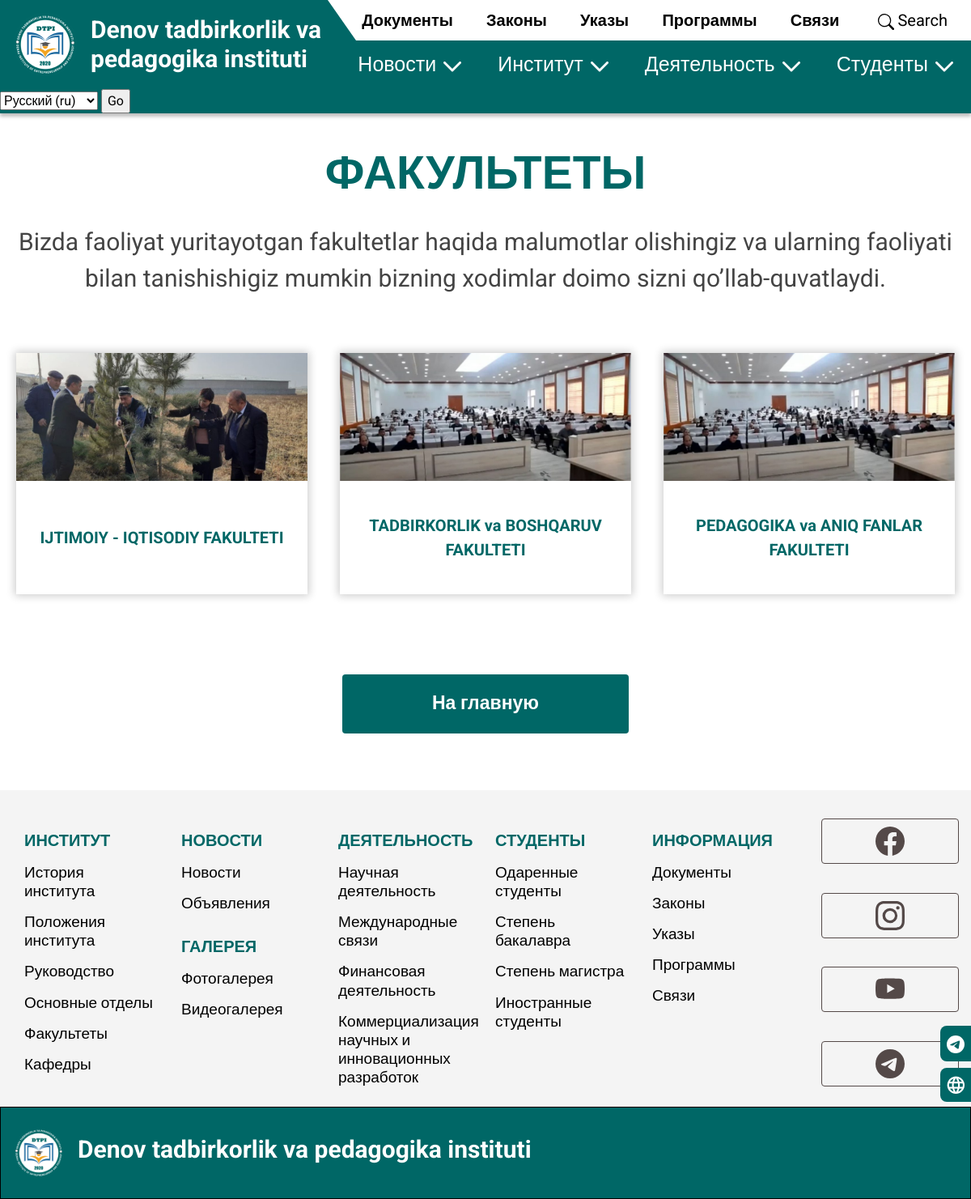
Screenshot of /ru/facultets/ with the database file from the repository.
### main/models.py (models this page shows, shortened)
class Facultets(models.Model):
    icon = models.ImageField(upload_to='pages/', verbose_name="Главная фотка")
    name = models.CharField(max_length=255, verbose_name="Название")
    image = models.ImageField(upload_to='pages/', verbose_name="Излбражение")
    boss = models.CharField(max_length=255, verbose_name="Глава Факультета")
    time = models.CharField(max_length=255, null=True, blank=True, verbose_name="Время приема")
    phone = models.CharField(max_length=255, verbose_name="Номер телефона")
    email = models.CharField(max_length=255, verbose_name="адрес электронной почты")
    location = models.CharField(max_length=255, verbose_name="место")
    content = RichTextUploadingField(verbose_name="Текст")
    more = RichTextUploadingField(null=True, blank=True, verbose_name="Больше информации")
    class Meta:
        verbose_name = 'факультет'
        verbose_name_plural = 'Факультеты'

### main/views.py (the view)
# urls.py: path('facultets/', facultets, name="facultets"),
def facultets(request):
    content = Facultets.objects.all()
    return render(request, 'facultets.html', {'content': content})

### templates/facultets.html (shortened to what this page needs)
{% extends 'base.html' %} {% load static %}
{% block content %}
    <section class="section-facultet-page" id="top">
        <section class="section-facultet">
            <div class="container-xl">
                <h2 class="text-center title">ФАКУЛЬТЕТЫ</h2>
                <div class="descr">
                    Bizda faoliyat yuritayotgan fakultetlar haqida malumotlar olishingiz va ularning faoliyati bilan
                    tanishishigiz mumkin bizning xodimlar doimo sizni qo’llab-quvatlaydi.
                </div>
                <div class="content">
                    <nav>
                        <div class="nav nav-tabs row row-cols-2 row-cols-lg-3 facultet " id="nav-tab" role="tablist">
                            {% for c in content %}
                                <a class="nav-link "
                                   onclick="document.querySelector('.section-facultet-content').classList.remove('d-none');setTimeout(() => {document.getElementById('nav-tabContent').scrollIntoView();}, 100); "
                                   id="nav-{{ c.id }}-tab" data-toggle="tab" href="#nav-{{ c.id }}" role="tab"
                                   aria-controls="nav-{{ c.id }}" aria-selected="true">
                                    <div class="box d-flex flex-column justify-content-between align-items-center">
                                        <img src="{{ c.icon.url }}" class="img-fluid " alt="">
                                        <div class="title ">
                                            {{ c.name }}
                                        </div>
                                    </div>
                                </a>
                            {% endfor %}
                        </div>
                    </nav>
                    <div class="text-center">
                        <a href="{% url 'home' %}" class="btn">На главную</a>
                    </div>
                </div>
            </div>
        </section>
    </section>
{% endblock %}

### main/static/css/base.css (style rules this page uses)
body { font-family: 'Roboto', sans-serif; overflow-x: hidden; min-height: 100vh; display: -webkit-box; display: -ms-flexbox; display: flex; -webkit-box-orient: vertical; -webkit-box-direction: normal; -ms-flex-direction: column; flex-direction: column; -webkit-box-pack: justify; -ms-flex-pack: justify; justify-content: space-between; }
html { scroll-behavior: smooth !important; overflow-x: hidden; }
h2, .h2 { font-size: 57px; font-weight: 700; }
.section-facultet-page { padding-top: 110px; }
.section-facultet-page .section-facultet { padding-top: 70px; padding-bottom: 70px; -webkit-box-shadow: 0px 4px 4px rgba(0, 0, 0, 0.25); box-shadow: 0px 4px 4px rgba(0, 0, 0, 0.25); }
.section-facultet-page .section-facultet h2 { color: #006766; }
.section-facultet-page .section-facultet .descr { font-size: 30px; color: #444444; text-align: center; padding-top: 20px; }
.section-facultet-page .section-facultet .content .facultet { border: 0; padding-top: 50px; padding-bottom: 70px; display: -webkit-box; display: -ms-flexbox; display: flex; -webkit-box-pack: center; -ms-flex-pack: center; justify-content: center; }
.section-facultet-page .section-facultet .content .facultet .nav-link { padding: 20px; border: 0; -webkit-transition: all .7s ease 0s; transition: all .7s ease 0s; }
.section-facultet-page .section-facultet .content .facultet .nav-link .box { color: #006766; -webkit-box-shadow: 0px 0px 10px 2px rgba(0, 0, 0, 0.2); box-shadow: 0px 0px 10px 2px rgba(0, 0, 0, 0.2); width: 100%; }
.section-facultet-page .section-facultet .content .facultet .nav-link .box .title { font-size: 20px; font-weight: bold; color: #006766; text-align: center; height: 140px; width: 100%; display: -webkit-box; display: -ms-flexbox; display: flex; -webkit-box-pack: center; -ms-flex-pack: center; justify-content: center; -webkit-box-align: center; -ms-flex-align: center; align-items: center; padding: 0 10px; }
.section-facultet-page .btn { color: white; background: #006766; padding: 18px 110px; font-size: 23px; font-weight: 700; margin-top: 10px; text-decoration: none; }

### rows the page displays
Facultets: icon (picture), name "IJTIMOIY - IQTISODIY FAKULTETI"
Facultets: icon (picture), name "TADBIRKORLIK va BOSHQARUV FAKULTETI"
Facultets: icon (picture), name "PEDAGOGIKA va ANIQ FANLAR FAKULTETI"

### other values shown
form field language "Русский (ru)"
